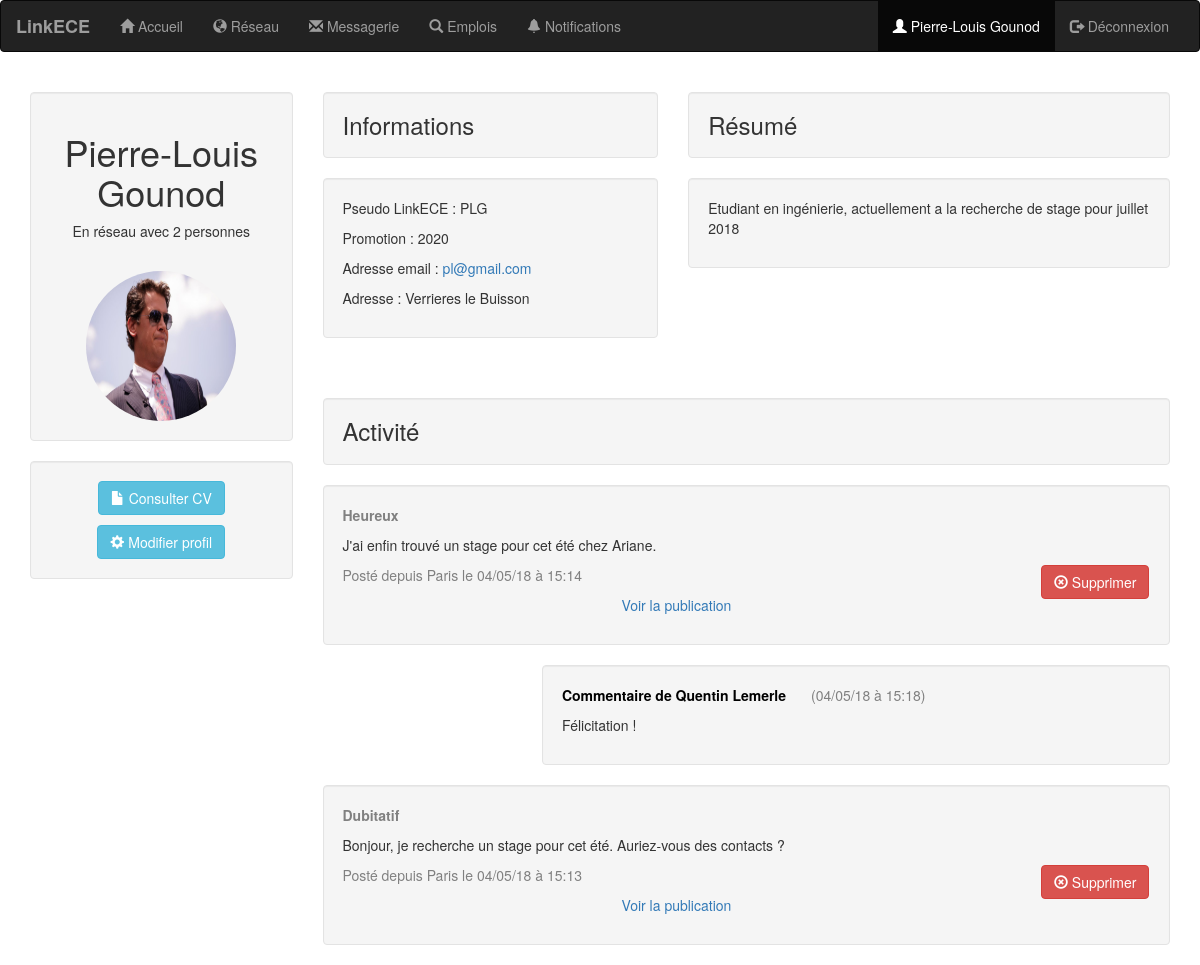
The page /profil.php (signed in) on the database its author committed.
### tables this page shows
CREATE TABLE IF NOT EXISTS `users` (
  `id_user` int(10) NOT NULL AUTO_INCREMENT,
  `admin` tinyint(1) NOT NULL DEFAULT '0',
  `email` varchar(255) NOT NULL,
  `username` varchar(255) NOT NULL,
  `password` varchar(255) NOT NULL,
  `nom` varchar(255) NOT NULL,
  `prenom` varchar(255) NOT NULL,
  `avatar` varchar(255) NOT NULL DEFAULT 'img/avatar.svg',
  `background` varchar(255) DEFAULT 'img/back.png',
  `cv` varchar(255) DEFAULT 'img/cv.pdf',
  `hash` varchar(255) NOT NULL,
  `active` smallint(6) NOT NULL,
  `adresse` varchar(100) DEFAULT NULL,
  `resume` text,
  `promotion` int(4) DEFAULT NULL,
  PRIMARY KEY (`id_user`)
);

CREATE TABLE IF NOT EXISTS `post` (
  `id_post` int(10) NOT NULL AUTO_INCREMENT,
  `id_user` int(10) NOT NULL,
  `document` varchar(255) DEFAULT NULL,
  `date_post` datetime NOT NULL DEFAULT CURRENT_TIMESTAMP,
  `visibilite` tinyint(1) NOT NULL,
  `lieu` varchar(255) NOT NULL,
  `descriptif` text NOT NULL,
  `humeur` varchar(255) NOT NULL,
  PRIMARY KEY (`id_post`)
);

CREATE TABLE IF NOT EXISTS `commentaire` (
  `id_commentaire` int(10) NOT NULL AUTO_INCREMENT,
  `id_user` int(10) NOT NULL,
  `id_post` int(10) NOT NULL,
  `commenatire` text NOT NULL,
  `date_commentaire` datetime NOT NULL DEFAULT CURRENT_TIMESTAMP,
  PRIMARY KEY (`id_commentaire`)
);

### profil.php (the view, shortened to what this page needs)
<?php
include('connect.php');
if ( $_SESSION['logged_in'] != 1 ) {
    $_SESSION['message'] = "Vous devez être connecté pour acceder à ce contenu!";
    header("location: login-system/error.php");
}
else {
    $nom = $_SESSION['nom'];
    $prenom = $_SESSION['prenom'];
    $email = $_SESSION['email'];
    $username = $_SESSION['username'];
    $id_user = $_SESSION['id_user'];
    $promotion = $_SESSION['promotion'];
    $adresse = $_SESSION['adresse'];
    $resume = $_SESSION['resume'];
    $result = mysqli_query($con,"SELECT COUNT(*) as nb_relation FROM relation WHERE id_user1 = '$id_user'OR id_user2 = '$id_user'");
    $nb_relation = $result->fetch_assoc();
    $resultat = mysqli_query($con,"SELECT * FROM post WHERE id_user='$id_user' ORDER BY date_post DESC");
    $av = mysqli_query($con,"SELECT * FROM users WHERE id_user='$id_user'");
    $user_obj = $av->fetch_assoc();
    $dist_av=$user_obj['avatar'];
    $dist_back=$user_obj['background'];
    $dist_cv=$user_obj['cv'];
}
?>
<!DOCTYPE html>
<html>
    <head>
        <link rel="stylesheet" href="https://maxcdn.bootstrapcdn.com/bootstrap/3.3.7/css/bootstrap.min.css">
    </head>
    <body background="<?= $dist_back ?>">
        <nav class="navbar navbar-inverse">
            <div class="container-fluid">
                <div class="navbar-header">
                    <a class="navbar-brand" href="accueil.php">LinkECE</a>
                </div>
                <div class="collapse navbar-collapse" id="myNavbar">
                    <ul class="nav navbar-nav">
                        <li><a href="accueil.php"><span class="glyphicon glyphicon-home"></span> Accueil</a></li>
                        <li><a href="reseau.php"><span class="glyphicon glyphicon-globe"></span> Réseau</a></li>
                        <li><a href="chat/message.php"><span class="glyphicon glyphicon-envelope"></span> Messagerie</a></li>
                        <li><a href="emplois.php"><span class="glyphicon glyphicon-search"></span> Emplois</a></li>
                        <li><a href="notifications.php"><span class="glyphicon glyphicon-bell"></span> Notifications</a></li>
                    </ul>
                    <ul class="nav navbar-nav navbar-right">
                        <li class="active"><a href="profil.php"><span class="glyphicon glyphicon-user"></span> <?= $prenom.' '.$nom ?></a></li>
                        <li><a href="login-system/logout.php"><span class="glyphicon glyphicon-log-out"></span> Déconnexion</a></li>
                    </ul>
                </div>
            </div>
        </nav>
        <div class="container text-center">
            <div class="row">
                <div class="col-sm-3">
                    <br>
                    <div class="well">
                        <h1 class="entete"><?= $prenom.' '.$nom?></h1>
                        <?php if($nb_relation['nb_relation']>1){
    echo "<p class='entete'>En réseau avec ". ($nb_relation['nb_relation'])." personnes</p>";
}
                            else{
                                echo "<p class='entete'>En réseau avec ". ($nb_relation['nb_relation'])." personne</p>";
                            }?>
                        <br>
                        <img src="<?= $dist_av ?>" class="img-circle" height="150" width="150" alt="Avatar">
                    </div>
                    <div class="well">
                        <a href="<?= $dist_cv ?>" download="<?= $dist_cv ?>">
                            <button type="button" class="btn btn-info"><span class="glyphicon glyphicon-file"></span> Consulter CV</button>
                        </a>  <p></p>
                        <a href="modifprofile.php">
                            <button type="button" class="btn btn-info"><span class="glyphicon glyphicon-cog"></span> Modifier profil</button>
                        </a>
                    </div>
                </div>
                <div class="col-sm-9">
                    <div class="row">
                        <div class="col-sm-5">
                            <h3 class="well">Informations</h3>
                            <div class="well">
                                <div class="infos">
                                    <p>  Pseudo LinkECE : <?= $username ?></p>
                                    <p>  Promotion : <?= $promotion ?></p>
                                    <p>  Adresse email : <a href="mailto:<?= $email ?>"><?= $email ?></a></p>
                                    <p>  Adresse : <?= $adresse ?></p>
                                </div>
                            </div>
                        </div>
                        <div class="col-sm-7">
                            <h3 class="well">Résumé</h3>
                            <div class="well">
                                <div class="infos">
                                    <p><?= $resume ?></p>
                                </div>
                            </div>
                        </div>
                    </div>
                    <br>
                    <h3 class="well">Activité</h3>
                    <?php
                        while($post = mysqli_fetch_array($resultat)){
                            $blindage=0;
                            $test = mysqli_query($con,"SELECT * FROM commentaire WHERE id_post=".$post['id_post']."");
                            $test_obj = $test->fetch_assoc();
                            $dist_test=$test_obj['id_post'];
                            if($post['id_post']==$test_obj['id_post']){
                                $blindage=1;
                            }
                            $time = strtotime($post['date_post']);
                            $myFormatForView = date("d/m/y à H:i", $time);
                            echo "
                                <div class='well'>";
                            if($post['humeur'] != "---"){
                                echo "<p id='post-humeur'>".$post['humeur']."</p>";
                            }
                            echo "<p id='post-description'>".$post['descriptif']."</p>";
                            echo" <div class='row'>
                                        <div class='col-sm-10'>
                                            <p id='post-lieu'> Posté depuis ".$post['lieu']." le ".$myFormatForView."</p>
                                            <p> <a href='viewpost.php?id_post=".$post['id_post']."'> Voir la publication </a></p>
                                        </div>
                                        <div class='col-sm-2'>
                                            <a href='suppPost.php?id_post=".$post['id_post']."' class='btn btn-danger'><span class='glyphicon glyphicon-remove-circle'></span> Supprimer</a>
                                        </div>
                                    </div>
                                    ";
                            echo "</div>";
                            if($blindage==1 ){
                                $req3 = "SELECT commentaire.id_commentaire, commentaire.id_user, commentaire.id_post, commentaire.commenatire, commentaire.date_commentaire, users.id_user, users.prenom, users.nom FROM commentaire, users WHERE commentaire.id_user = users.id_user AND commentaire.id_post=".$dist_test." ORDER BY commentaire.date_commentaire";
                                $resultat3 = mysqli_query($con, $req3);
                                while($sku = mysqli_fetch_array($resultat3)){
                                    $ish = strtotime($sku['date_commentaire']);
                                    $myFormatForView = date("d/m/y à H:i", $ish);
                                    echo "
                                    <div class='row'>
                                        <div class='col-sm-3'></div>
                                            <div class='col-sm-9'>
                                                <div class='well'>
                                                    <p id='post-ami'> Commentaire de ".$sku['prenom'].' '.$sku['nom']."<span id='date-comment'>(".$myFormatForView.")<span></p>
                                                    <p id='post-description'> ".$sku['commenatire']."</p>
                                                </div>
                                            </div>
                                        </div>";
                                }
                            }
                        }?>
                </div>
            </div>
        </div>
    </body>
</html>

### profil.php (style rules this page uses)
.infos { text-align: left; }
#post-humeur { color: grey; text-align: left; font-weight: bold; }
#post-ami { color: black; text-align: left; font-weight: bold; }
#post-lieu { text-align: left; color: grey; }
#post-description { text-align: justify; }
h3 { text-align: left; }
#date-comment { text-align: left; color: grey; font-weight: normal; margin-left: 25px; }
.navbar-brand { font-weight: bold; }

### rows shown on the page
users: avatar (picture)
post: humeur "Heureux", descriptif "J'ai enfin trouvé un stage pour cet été chez Ariane.", lieu "Paris", date_post "04/05/18 à 15:14"
commentaire: id_user.prenom "Quentin", id_user.nom "Lemerle", date_commentaire "04/05/18 à 15:18", commenatire "Félicitation !"
post: humeur "Dubitatif", descriptif "Bonjour, je recherche un stage pour cet été. Auriez-vous des contacts ?", lieu "Paris", date_post "04/05/18 à 15:13"

### other values the page prints
$prenom "Pierre-Louis"
$nom "Gounod"
$nb_relation['nb_relation'] "2"
$username "PLG"
$promotion "2020"
$email "pl@gmail.com"
$adresse "Verrieres le Buisson"
$resume "Etudiant en ingénierie, actuellement a la recherche de stage pour juillet 2018"
